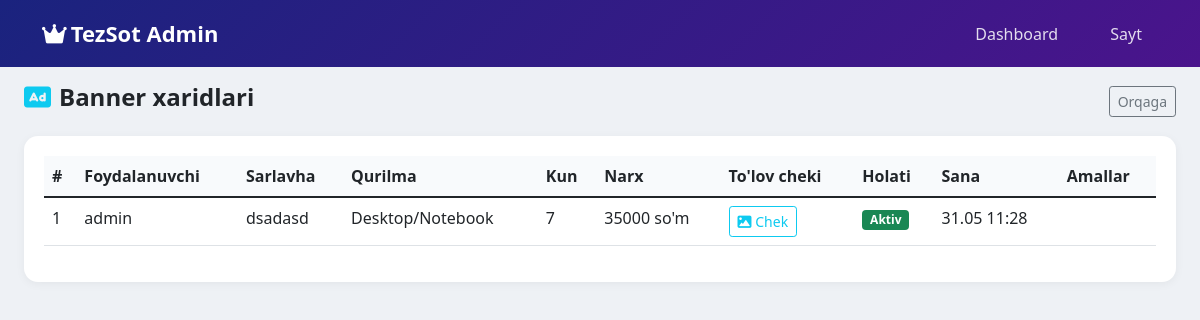
The app's page /admin-banner-xaridlari/ (signed in) with its own data.
### fronend/models.py (models this page shows, shortened)
class BannerPurchase(models.Model):
    STATUS_CHOICES = [
        ('kutilmoqda', "Kutilmoqda"),
        ('tasdiqlandi', "Tasdiqlangan"),
        ('aktiv', 'Aktiv'),
        ('tugadi', 'Tugagan'),
        ('bekor_qilindi', 'Bekor qilindi'),
    ]
    user = models.ForeignKey(User, on_delete=models.CASCADE, verbose_name="Foydalanuvchi")
    title = models.CharField(max_length=255, verbose_name="Banner sarlavhasi")
    image = models.ImageField(upload_to='banner_purchases/', verbose_name="Banner rasmi")
    link = models.URLField(blank=True, null=True, verbose_name="Havola")
    device_type = models.CharField(max_length=10, choices=Banner.DEVICE_CHOICES, default='desktop', verbose_name="Qurilma turi")
    status = models.CharField(max_length=20, choices=STATUS_CHOICES, default='kutilmoqda', verbose_name="Holati")
    days = models.PositiveIntegerField(default=30, verbose_name="Necha kun")
    price = models.DecimalField(max_digits=10, decimal_places=2, default=50000.00, verbose_name="Narxi")
    created_at = models.DateTimeField(auto_now_add=True, verbose_name="Yaratilgan")
    approved_at = models.DateTimeField(null=True, blank=True, verbose_name="Tasdiqlangan sana")
    expires_at = models.DateTimeField(null=True, blank=True, verbose_name="Tugash sanasi")
    payment_proof = models.ImageField(upload_to='payment_proofs/', blank=True, null=True, verbose_name="To'lov cheki")
    payment_status = models.CharField(max_length=20, default='pending', verbose_name="To'lov holati")
    class Meta:
        verbose_name = "Banner xaridi"
        verbose_name_plural = "Banner xaridlari"
        ordering = ['-created_at']

### fronend/purchase_views.py (the view)
# urls.py: path('admin-banner-xaridlari/', purchase_views.admin_banner_purchases, name='admin_banner_purchases'),
@login_required
def admin_banner_purchases(request):
    if not request.user.is_superuser:
        return redirect('home')
    purchases = BannerPurchase.objects.all().order_by('-created_at')
    return render(request, 'admin/banner_purchases.html', {'purchases': purchases})

### fronend/context_processors.py (called while the page is built)
def cart_context(request):
    cart_count = 0
    if request.user.is_authenticated:
        cart = request.session.get('savat', {})
        cart_count = len(cart)
    return {'cart_count': cart_count}

### fronend/models.py (called while the page is built)
    @classmethod
    def get_settings(cls):
        settings, created = cls.objects.get_or_create(id=1)
        return settings

### fronend/templates/admin/banner_purchases.html (shortened to what this page needs)
{% load static %}
<!DOCTYPE html>
<html lang="uz">
<head>
    <link href="https://cdn.jsdelivr.net/npm/bootstrap@5.1.3/dist/css/bootstrap.min.css" rel="stylesheet">
    <link rel="stylesheet" href="https://cdnjs.cloudflare.com/ajax/libs/font-awesome/6.0.0/css/all.min.css">
</head>
<body>
    <nav class="dashboard-nav">
        <div class="container">
            <div class="d-flex justify-content-between align-items-center">
                <a href="{% url 'admin_dashboard' %}" class="navbar-brand text-decoration-none">
                    <i class="fas fa-crown me-1"></i>TezSot Admin
                </a>
                <div>
                    <a href="{% url 'admin_dashboard' %}" class="nav-link d-inline me-3">Dashboard</a>
                    <a href="{% url 'home' %}" class="nav-link d-inline">Sayt</a>
                </div>
            </div>
        </div>
    </nav>
    <div class="container-fluid px-4 py-3">
        <div class="d-flex justify-content-between align-items-center mb-3">
            <h4 class="fw-bold"><i class="fas fa-ad text-info me-2"></i>Banner xaridlari</h4>
            <a href="{% url 'admin_dashboard' %}" class="btn btn-outline-secondary btn-sm">Orqaga</a>
        </div>
        <div class="card-table">
            <div class="table-responsive">
                <table class="table table-hover">
                    <thead>
                        <tr>
                            <th>#</th>
                            <th>Foydalanuvchi</th>
                            <th>Sarlavha</th>
                            <th>Qurilma</th>
                            <th>Kun</th>
                            <th>Narx</th>
                            <th>To'lov cheki</th>
                            <th>Holati</th>
                            <th>Sana</th>
                            <th>Amallar</th>
                        </tr>
                    </thead>
                    <tbody>
                        {% for p in purchases %}
                        <tr>
                            <td>{{ p.id }}</td>
                            <td>{{ p.user.username }}</td>
                            <td>{{ p.title|truncatechars:30 }}</td>
                            <td>{{ p.get_device_type_display }}</td>
                            <td>{{ p.days }}</td>
                            <td>{{ p.price|floatformat:0 }} so'm</td>
                            <td>
                                {% if p.payment_proof %}
                                <a href="{{ p.payment_proof.url }}" target="_blank" class="btn btn-sm btn-outline-info">
                                    <i class="fas fa-image"></i> Chek
                                </a>
                                {% else %}
                                <span class="text-muted">Yo'q</span>
                                {% endif %}
                            </td>
                            <td>
                                {% if p.status == 'kutilmoqda' %}<span class="badge bg-warning">Kutilmoqda</span>
                                {% elif p.status == 'aktiv' %}<span class="badge bg-success">Aktiv</span>
                                {% elif p.status == 'bekor_qilindi' %}<span class="badge bg-danger">Bekor</span>
                                {% elif p.status == 'tugadi' %}<span class="badge bg-secondary">Tugagan</span>
                                {% endif %}
                            </td>
                            <td>{{ p.created_at|date:"d.m H:i" }}</td>
                            <td>
                            </td>
                        </tr>
                        {% empty %}<tr><td colspan="10" class="text-center text-muted py-4">Xaridlar yo'q</td></tr>
                        {% endfor %}
                    </tbody>
                </table>
            </div>
        </div>
    </div>
</body>
</html>

### fronend/templates/admin/banner_purchases.html (style rules this page uses)
body { background: #eef1f5; font-family: 'Segoe UI', sans-serif; }
.dashboard-nav { background: linear-gradient(135deg, #1a237e 0%, #4a148c 100%); padding: 12px 0; }
.dashboard-nav .navbar-brand { color: white; font-size: 22px; font-weight: 700; }
.dashboard-nav .nav-link { color: rgba(255,255,255,0.85) !important; }
.card-table { background: white; border-radius: 14px; box-shadow: 0 2px 10px rgba(0,0,0,0.05); padding: 20px; }
.table th { background: #f8fafc; font-weight: 600; }

### records on screen
BannerPurchase: id "1", user.username "admin", title "dsadasd", device_type "Desktop/Notebook", days "7", price "35000", status "Aktiv", created_at "31.05 11:28"
